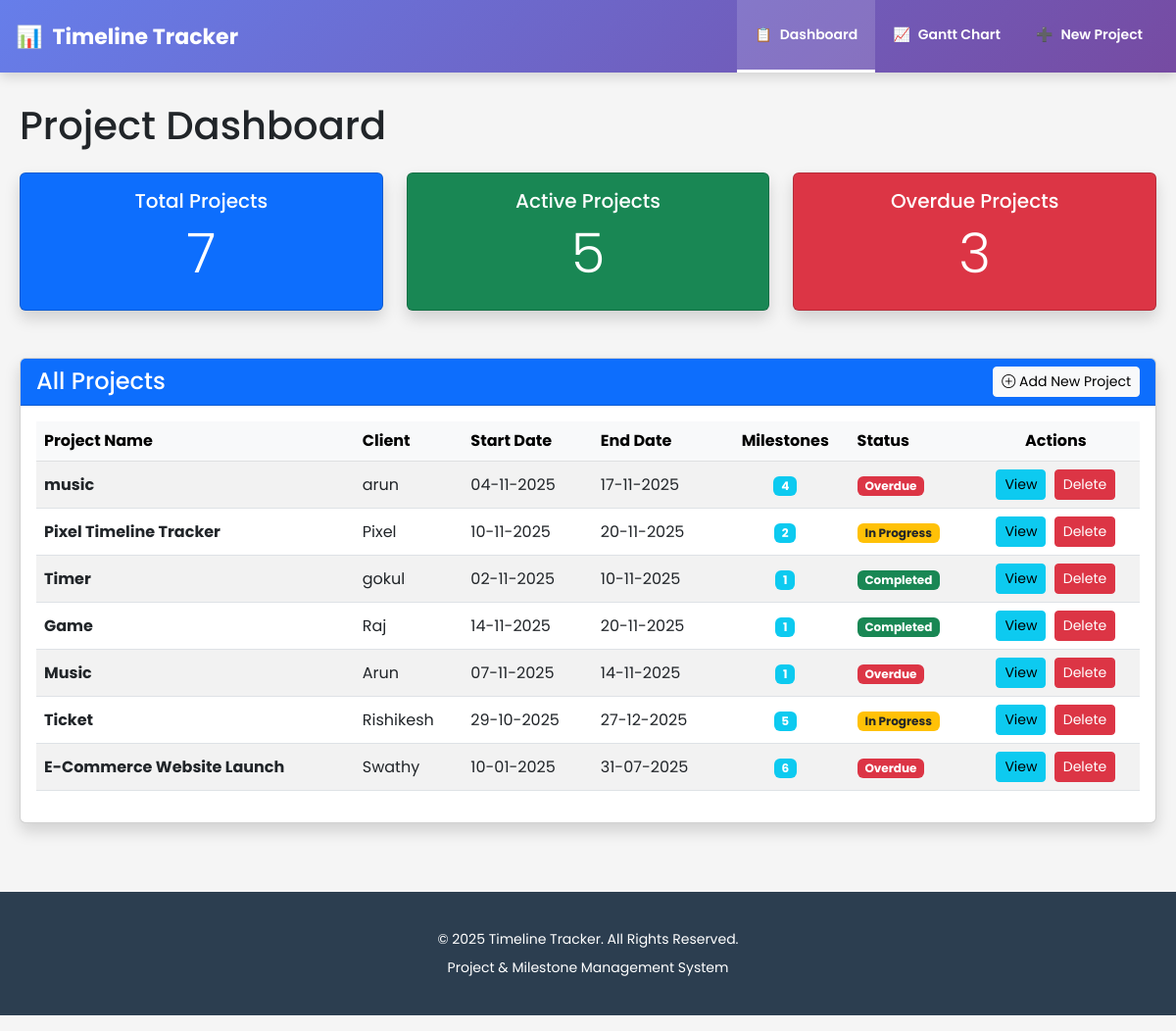
Before: / with the older database file.
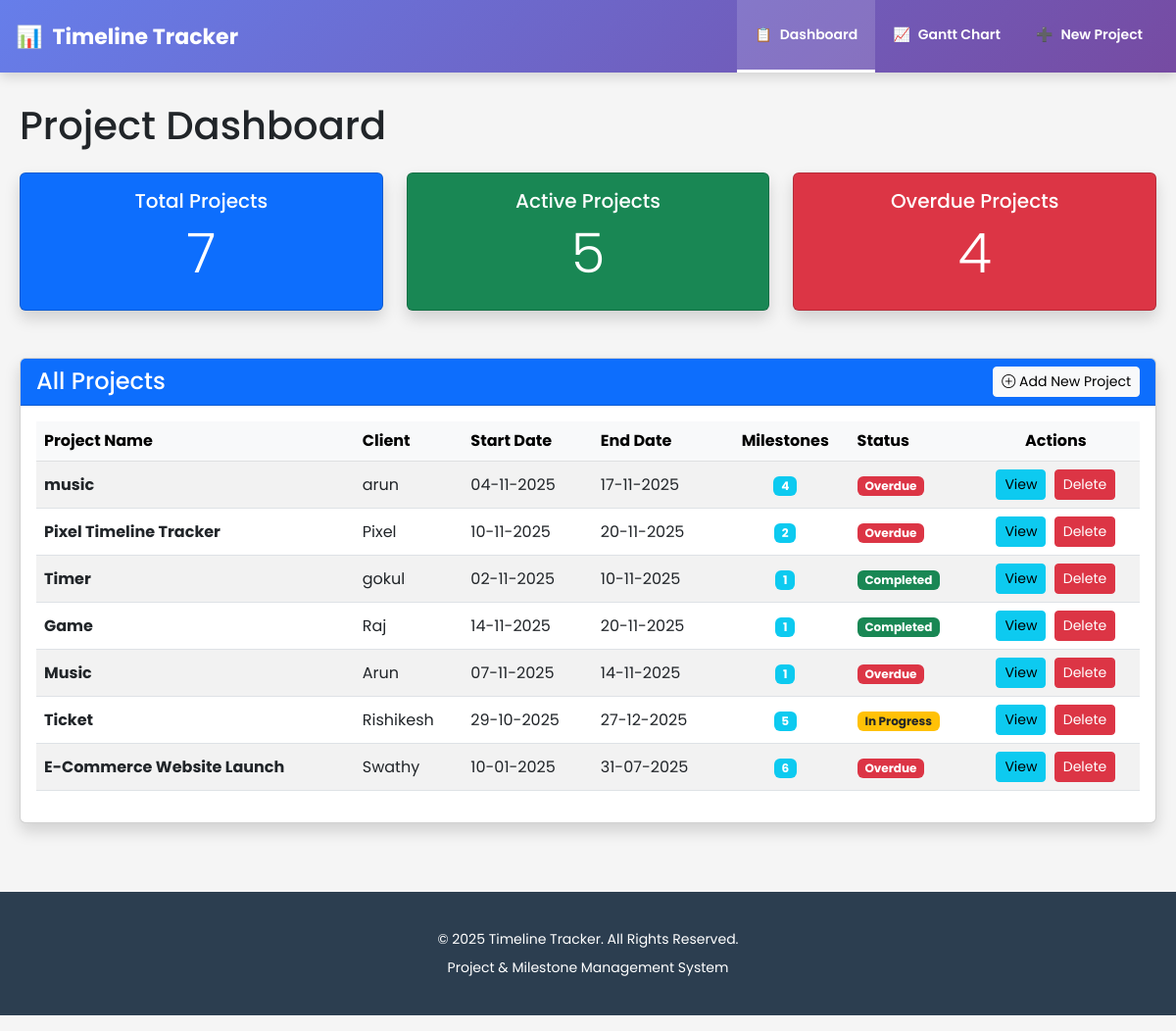
After: the same page with the newer database file.
### app.py (models this page shows, shortened)
class Project(db.Model):
    id = db.Column(db.Integer, primary_key=True)
    project_name = db.Column(db.String(200), nullable=False)
    client_name = db.Column(db.String(200), nullable=False)
    start_date = db.Column(db.Date, nullable=False)
    end_date = db.Column(db.Date, nullable=False)
    created_at = db.Column(db.DateTime, default=datetime.now())
    status = db.Column(db.String(20), default='Not Completed')
    milestones = db.relationship('Milestone', backref='project', lazy=True, cascade='all, delete-orphan')

### app.py (the view)
@app.route('/')
def dashboard():
    projects = Project.query.all()
    total_projects = len(projects)
    active_projects = 0
    completed_milestones = 0
    pending_milestones = 0
    overdue_count = 0
    today = datetime.now().date()
    for project in projects:
        if project.status != 'Completed':
            if project.end_date < today:
                project.status = 'Overdue'
            elif project.start_date <= today:
                project.status = 'In Progress'
            else:
                project.status = 'Not Started'
    db.session.commit()
    for project in projects:
        if project.status != 'Completed':
            active_projects += 1
        if project.status == 'Overdue':
            overdue_count += 1
        for milestone in project.milestones:
            if milestone.status == 'Completed':
                completed_milestones += 1
            else:
                pending_milestones += 1
            if milestone.end_date < today and milestone.status != 'Completed':
                milestone.status = 'Overdue'
        db.session.commit()
    return render_template('dashboard.html',
                         projects=projects,
                         total_projects=total_projects,
                         active_projects=active_projects,
                         completed_milestones=completed_milestones,
                         pending_milestones=pending_milestones,
                         overdue_count=overdue_count,
                         today=today)

### app.py (called while the page is built)
@app.template_filter('ddmmyyyy')
def format_date_ddmmyyyy(date_obj):
    if date_obj:
        return date_obj.strftime('%d-%m-%Y')
    return ''

### templates/dashboard.html (shortened to what this page needs)
{% extends "base.html" %}
{% block content %}
<h1 class="mb-4">Project Dashboard</h1>
<div class="row">
    <div class="col-md-4">
        <div class="card text-white bg-primary mb-4 shadow">
            <div class="card-body text-center">
                <h5 class="card-title">Total Projects</h5>
                <h1 class="display-4">{{ total_projects }}</h1>
            </div>
        </div>
    </div>
    <div class="col-md-4">
        <div class="card text-white bg-success mb-4 shadow">
            <div class="card-body text-center">
                <h5 class="card-title">Active Projects</h5>
                <h1 class="display-4">{{ active_projects }}</h1>
            </div>
        </div>
    </div>
    <div class="col-md-4">
        <div class="card text-white bg-danger mb-4 shadow">
            <div class="card-body text-center">
                <h5 class="card-title">Overdue Projects</h5>
                <h1 class="display-4">{{ overdue_count }}</h1>
            </div>
        </div>
    </div>
</div>
<div class="row mt-4">
    <div class="col-12">
        <div class="card shadow">
            <div class="card-header bg-primary text-white d-flex justify-content-between align-items-center">
                <h4 class="mb-0">All Projects</h4>
                <a href="/add-project" class="btn btn-light btn-sm">
                    <i class="bi bi-plus-circle"></i> Add New Project
                </a>
            </div>
            <div class="card-body">
                {% if projects %}
                <div class="table-responsive">
                    <table class="table table-striped table-hover align-middle">
                        <thead class="table-light">
                            <tr>
                                <th>Project Name</th>
                                <th>Client</th>
                                <th>Start Date</th>
                                <th>End Date</th>
                                <th class="text-center">Milestones</th>
                                <th>Status</th>
                                <th class="text-center">Actions</th>
                            </tr>
                        </thead>
                        <tbody>
                            {% for project in projects %}
                            <tr>
                                <td><strong>{{ project.project_name }}</strong></td>
                                <td>{{ project.client_name }}</td>
                                <td>{{ project.start_date|ddmmyyyy }}</td>
                                <td>{{ project.end_date|ddmmyyyy }}</td>
                                <td class="text-center">
                                    <span class="badge bg-info">{{ project.milestones|length }}</span>
                                </td>
                                <td>
                                    {% if project.status == "Completed" %}
                                        <span class="badge bg-success">Completed</span>
                                    {% elif project.status == "Overdue" %}
                                        <span class="badge bg-danger">Overdue</span>
                                    {% elif project.status == "In Progress" %}
                                        <span class="badge bg-warning text-dark">In Progress</span>
                                    {% else %}
                                        <span class="badge bg-secondary">Not Started</span>
                                    {% endif %}
                                </td>
                                <td class="text-center">
                                    <a href="/project/{{ project.id }}" class="btn btn-sm btn-info me-1">
                                        View
                                    </a>
                                    <a href="#" class="btn btn-sm btn-danger"
                                    onclick="showDeleteProjectModal('{{ project.id }}', '{{ project.project_name }}'); return false;">
                                    Delete
                                    </a>
                                </td>
                            </tr>
                            {% endfor %}
                        </tbody>
                    </table>
                </div>
                {% endif %}
            </div>
        </div>
    </div>
</div>
{% endblock %}

### templates/base.html (shortened to what this page needs)
<!DOCTYPE html>
<html lang="en">
<head>
    <link href="https://cdn.jsdelivr.net/npm/bootstrap@5.3.0/dist/css/bootstrap.min.css" rel="stylesheet">
    <link rel="stylesheet" href="https://cdn.jsdelivr.net/npm/bootstrap-icons@1.11.0/font/bootstrap-icons.css">
</head>
<body>
    <nav class="navbar navbar-expand-lg navbar-dark">
        <div class="container-fluid px-3">
            <a class="navbar-brand" href="/">
                <span>📊</span>
                <span>Timeline Tracker</span>
            </a>
            <div class="collapse navbar-collapse" id="navbarNav">
                <ul class="navbar-nav ms-auto">
                    <li class="nav-item">
                        <a class="nav-link {% if request.endpoint == 'dashboard' %}active{% endif %}" href="/">
                            <span>📋</span>
                            <span>Dashboard</span>
                        </a>
                    </li>
                    <li class="nav-item">
                        <a class="nav-link {% if request.endpoint == 'gantt_chart' %}active{% endif %}" href="/gantt-chart">
                            <span>📈</span>
                            <span>Gantt Chart</span>
                        </a>
                    </li>
                    <li class="nav-item">
                        <a class="nav-link" href="/add-project">
                            <span>➕</span>
                            <span>New Project</span>
                        </a>
                    </li>
                </ul>
            </div>
        </div>
    </nav>
    <div class="main-content">
        {% block content %}{% endblock %}
    </div>
    <footer>
        <p>&copy; 2025 Timeline Tracker. All Rights Reserved.</p>
        <p>Project &amp; Milestone Management System</p>
    </footer>
</body>
</html>

### templates/base.html (style rules this page uses)
* { margin: 0; padding: 0; box-sizing: border-box; }
body { font-family: 'Poppins', sans-serif; background-color: #f5f5f5; }
.navbar { background: linear-gradient(135deg, #667eea 0%, #764ba2 100%) !important; padding: 0 !important; box-shadow: 0 4px 12px rgba(0, 0, 0, 0.15); position: sticky; top: 0; z-index: 1000; }
.navbar-brand { font-size: 22px !important; font-weight: 700 !important; color: white !important; display: flex; align-items: center; gap: 10px; white-space: nowrap; }
.navbar-nav { gap: 0; }
.navbar-nav .nav-link { color: white !important; font-weight: 600; padding: 25px 18px !important; display: flex; align-items: center; gap: 8px; transition: all 0.3s ease; border-bottom: 3px solid transparent; white-space: nowrap; font-size: 14px; }
.navbar-nav .nav-link.active { background-color: rgba(255, 255, 255, 0.15) !important; border-bottom-color: white; }
.main-content { min-height: calc(100vh - 70px - 200px); padding: 30px 20px; }
footer { background-color: #2c3e50 !important; color: white !important; padding: 30px 20px !important; text-align: center; margin-top: 40px; border-top: none !important; }
footer p { margin: 8px 0; font-size: 14px; }

Changed rows visible on the page:
changed Project "Pixel Timeline Tracker": status "In Progress" → "Overdue"
Other visible differences:
{{ overdue_count }}: "3" → "4"
